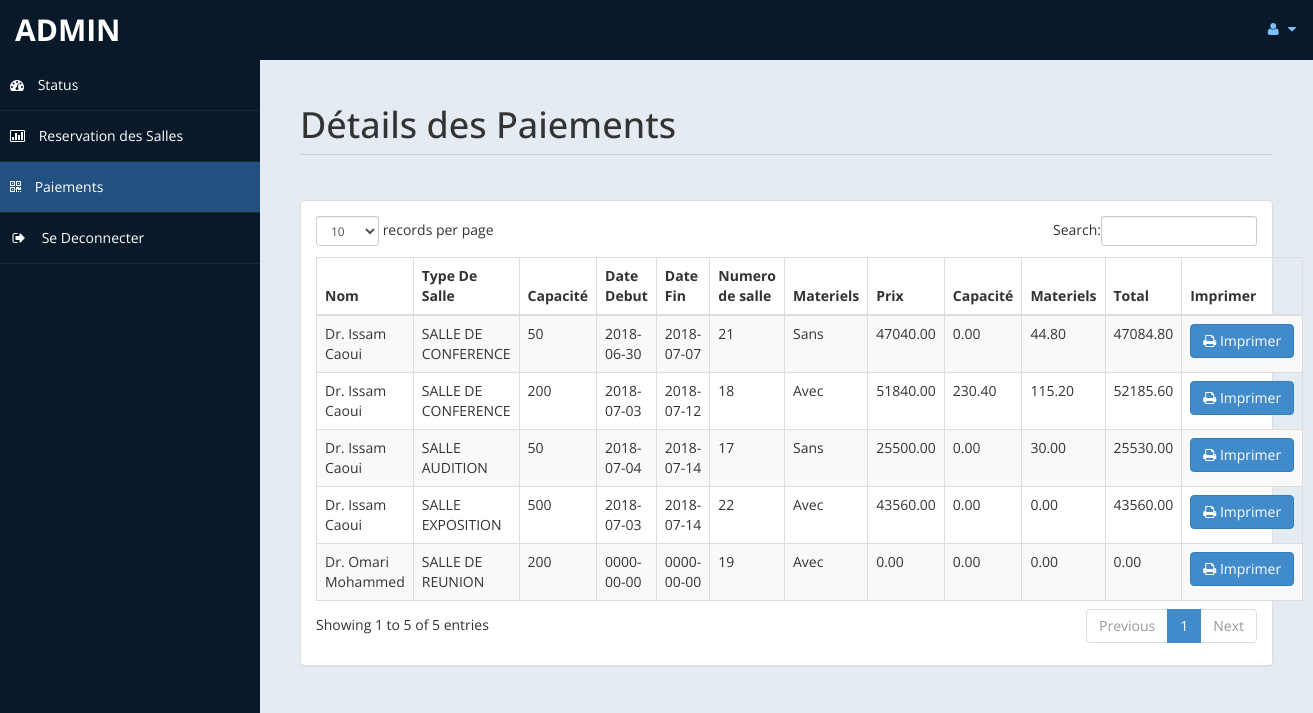
Page /admin/payment.php (signed in) on the committed database.
### tables this page shows
CREATE TABLE `payment` (
  `id` int(11) DEFAULT NULL,
  `title` varchar(5) DEFAULT NULL,
  `fname` varchar(30) DEFAULT NULL,
  `lname` varchar(30) DEFAULT NULL,
  `troom` varchar(30) DEFAULT NULL,
  `Capacity` varchar(30) DEFAULT NULL,
  `nroom` int(11) DEFAULT NULL,
  `cin` date DEFAULT NULL,
  `cout` date DEFAULT NULL,
  `ttot` double(8,2) DEFAULT NULL,
  `fintot` double(8,2) DEFAULT NULL,
  `mepr` double(8,2) DEFAULT NULL,
  `Material` varchar(30) DEFAULT NULL,
  `btot` double(8,2) DEFAULT NULL,
  `noofdays` int(11) DEFAULT NULL
);

### admin/payment.php (the view, shortened to what this page needs)
<!DOCTYPE html>
<html xmlns="http://www.w3.org/1999/xhtml">
<head>
    <link href="assets/css/bootstrap.css" rel="stylesheet" />
    <link href="assets/css/font-awesome.css" rel="stylesheet" />
    <link href="assets/css/custom-styles.css" rel="stylesheet" />
    <link href="assets/js/dataTables/dataTables.bootstrap.css" rel="stylesheet" />
</head>
<body>
    <div id="wrapper">
        <nav class="navbar navbar-default top-navbar" role="navigation">
            <div class="navbar-header">
                <a class="navbar-brand" href="home.php"><?php echo $_SESSION["user"]; ?> </a>
            </div>
            <ul class="nav navbar-top-links navbar-right">
                <li class="dropdown">
                    <a class="dropdown-toggle" data-toggle="dropdown" href="#" aria-expanded="false">
                        <i class="fa fa-user fa-fw"></i> <i class="fa fa-caret-down"></i>
                    </a>
                </li>
            </ul>
        </nav>
        <nav class="navbar-default navbar-side" role="navigation">
            <div class="sidebar-collapse">
                <ul class="nav" id="main-menu">
                    <li>
                        <a href="home.php"><i class="fa fa-dashboard"></i> Status</a>
                    </li>
                    <li>
                        <a href="roombook.php"><i class="fa fa-bar-chart-o"></i> Reservation des Salles</a>
                    </li>
                    <li>
                        <a class="active-menu" href="payment.php"><i class="fa fa-qrcode"></i> Paiements</a>
                    </li>
                    <li>
                        <a href="logout.php"><i class="fa fa-sign-out fa-fw"></i> Se Deconnecter</a>
                    </li>
            </div>
        </nav>
        <div id="page-wrapper" >
            <div id="page-inner">
			 <div class="row">
                    <div class="col-md-12">
                        <h1 class="page-header">
                          Détails des Paiements <small> </small>
                        </h1>
                    </div>
                </div>
            <div class="row">
                <div class="col-md-12">
                    <div class="panel panel-default">
                        <div class="panel-body">
                            <div class="table-responsive">
                                <table class="table table-striped table-bordered table-hover" id="dataTables-example">
                                    <thead>
                                        <tr>
                                            <th>Nom</th>
											<th>Type De Salle</th>
                                            <th>Capacité </th>
                                            <th>Date Debut</th>
											<th>Date Fin</th>
											<th>Numero de salle</th>
											<th>Materiels</th>
                                            <th>Prix</th>
											<th>Capacité</th>
											<th>Materiels </th>
											<th>Total</th>
											<th>Imprimer</th>
                                        </tr>
                                    </thead>
                                    <tbody>
									<?php
										include ('db.php');
										$sql="select * from payment";
										$re = mysqli_query($con,$sql);
										while($row = mysqli_fetch_array($re))
										{
											$id = $row['id'];
											if($id % 2 ==1 )
											{
												echo"<tr class='gradeC'>
													<td>".$row['title']." ".$row['fname']." ".$row['lname']."</td>
													<td>".$row['troom']."</td>
													<td>".$row['Capacity']."</td>
													<td>".$row['cin']."</td>
													<td>".$row['cout']."</td>
													<td>".$row['nroom']."</td>
													<td>".$row['Material']."</td>
													<td>".$row['ttot']."</td>
													<td>".$row['mepr']."</td>
													<td>".$row['btot']."</td>
													<td>".$row['fintot']."</td>
													<td><a href=print.php?pid=".$id ." <button class='btn btn-primary'> <i class='fa fa-print' ></i> Imprimer</button></td>
													</tr>";
											}
											else
											{
												echo"<tr class='gradeU'>
													<td>".$row['title']." ".$row['fname']." ".$row['lname']."</td>
													<td>".$row['troom']."</td>
													<td>".$row['Capacity']."</td>
													<td>".$row['cin']."</td>
													<td>".$row['cout']."</td>
													<td>".$row['nroom']."</td>
													<td>".$row['Material']."</td>
													<td>".$row['ttot']."</td>
													<td>".$row['mepr']."</td>
													<td>".$row['btot']."</td>
													<td>".$row['fintot']."</td>
													<td><a href=print.php?pid=".$id ." <button class='btn btn-primary'> <i class='fa fa-print' ></i> Imprimer</button></td>
													</tr>";
											}
										}
									?>
                                    </tbody>
                                </table>
                            </div>
                        </div>
                    </div>
                </div>
            </div>
                </div>
            </div>
    </div>
</body>
</html>

### admin/assets/css/custom-styles.css (style rules this page uses)
body { font-family: 'Open Sans', sans-serif; }
#wrapper { width: 100%; background:#09192A; }
#page-wrapper { padding: 15px 15px; min-height: 600px; background:#E5EBF2; }
#page-inner { width:100%; margin:10px 20px 10px 0px; background-color:transparent; padding:10px; min-height:1200px; }
h1, .h1, h2, .h2, h3, .h3 { margin-top: 7px; margin-bottom: -5px; }
.page-header { padding-bottom: 9px; margin: 10px 0 45px; border-bottom: 1px solid #C7D1DD; }
.top-navbar { margin:0px; }
.top-navbar .navbar-brand { color: #fff; width: 260px; text-align: left; height: 60px; font-size: 30px; font-weight: 700; text-transform: uppercase; line-height: 30px; }
.top-navbar .nav > li { position: relative; display: inline-block; }
.top-navbar .nav > li > a { position: relative; display: block; padding: 19px 15px; color: #77C0FD; }
.active-menu { background-color:#225081!important; }
.sidebar-collapse , .sidebar-collapse .nav { background:none; }
.sidebar-collapse .nav { padding:0; }
.sidebar-collapse .nav > li > a { color:#fff; background:transparent; text-shadow:none; }
.sidebar-collapse > .nav > li > a { padding:15px 10px; }
.sidebar-collapse > .nav > li { border-bottom: 1px solid rgba(107, 108, 109, 0.19); }
.navbar-side { border:none; background-color: transparent; }
.top-navbar { background:#09192A; border-bottom:none; }
.top-navbar .nav > li > a > i { margin-right: 2px; }
.navbar-default { border:0px solid black; }
.navbar-header { background: #09192A; }
.nav > li > a > i { margin-right:10px; }
@media (min-width:768px) { #page-wrapper { margin: 0 0 0 260px; padding: 15px 30px; min-height: 1200px; } }
@media (min-width:768px) { .navbar-side { z-index: 1; position: absolute; width: 260px; } }
@media (min-width:768px) { .navbar { border-radius: 0px; } }

### rows in the picture
payment: title "Dr.", fname "Issam", lname "Caoui", troom "SALLE DE CONFERENCE", Capacity "50", cin "2018-06-30", cout "2018-07-07", nroom "21", Material "Sans", ttot "47040.00", mepr "0.00", btot "44.80", fintot "47084.80"
payment: title "Dr.", fname "Omari", lname "Mohammed", troom "SALLE DE REUNION", Capacity "200", cin "0000-00-00", cout "0000-00-00", nroom "19", Material "Avec", ttot "0.00", mepr "0.00", btot "0.00", fintot "0.00"
payment: title "Dr.", fname "Issam", lname "Caoui", troom "SALLE DE CONFERENCE", Capacity "200", cin "2018-07-03", cout "2018-07-12", nroom "18", Material "Avec", ttot "51840.00", mepr "230.40", btot "115.20", fintot "52185.60"
payment: title "Dr.", fname "Issam", lname "Caoui", troom "SALLE AUDITION", Capacity "50", cin "2018-07-04", cout "2018-07-14", nroom "17", Material "Sans", ttot "25500.00", mepr "0.00", btot "30.00", fintot "25530.00"
payment: title "Dr.", fname "Issam", lname "Caoui", troom "SALLE EXPOSITION", Capacity "500", cin "2018-07-03", cout "2018-07-14", nroom "22", Material "Avec", ttot "43560.00", mepr "0.00", btot "0.00", fintot "43560.00"

### other values in the picture
$_SESSION["user"] "ADMIN"
